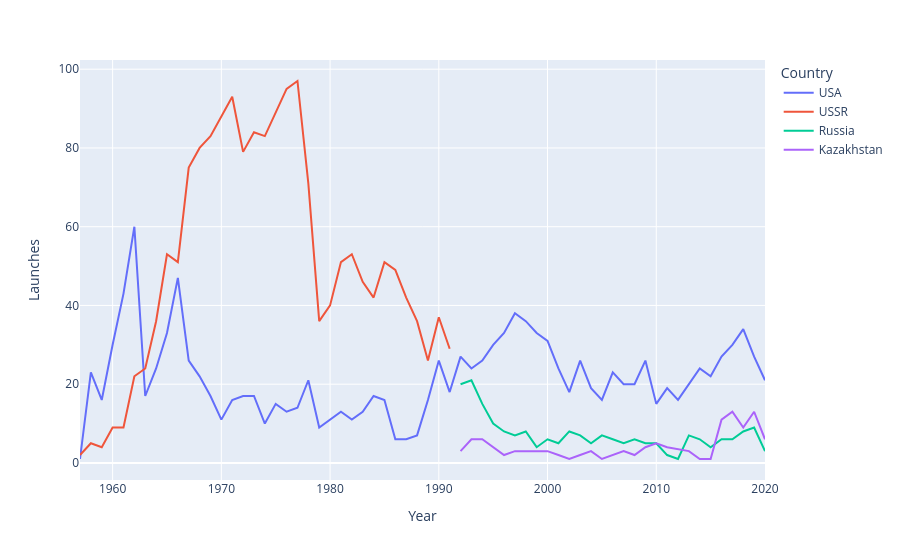

The notebook cell this image was saved under:
### Markdown cell above
## Create a Chart that Shows the Total Number of Launches Year-On-Year by the Two Superpowers

### Code cell
chart = px.line(df_USA_USSR,
                x="Year",
                y="Launches",
                color="Country")

chart.show()

### Figure 1 — Plotly figure (JSON) as saved in the notebook; plotly's stock layout.template omitted (floating-point values rounded to 4 significant figures)
{"data": [{"hovertemplate": "Country=USA<br>Year=%{x}<br>Launches=%{y}<extra></extra>", "legendgroup": "USA", "line": {"color": "#636efa", "dash": "solid"}, "marker": {"symbol": "circle"}, "mode": "lines", "name": "USA", "orientation": "v", "showlegend": true, "type": "scatter", "x": [1957, 1958, 1959, 1960, 1961, 1962, 1963, 1964, 1965, 1966, 1967, 1968, 1969, 1970, 1971, 1972, 1973, 1974, 1975, 1976, 1977, 1978, 1979, 1980, 1981, 1982, 1983, 1984, 1985, 1986, 1987, 1988, 1989, 1990, 1991, 1992, 1993, 1994, 1995, 1996, 1997, 1998, 1999, 2000, 2001, 2002, 2003, 2004, 2005, 2006, 2007, 2008, 2009, 2010, 2011, 2012, 2013, 2014, 2015, 2016, 2017, 2018, 2019, 2020], "xaxis": "x", "y": [1, 23, 16, 30, 43, 60, 17, 24, 33, 47, 26, 22, 17, 11, 16, 17, 17, 10, 15, 13, 14, 21, 9, 11, 13, 11, 13, 17, 16, 6, 6, 7, 16, 26, 18, 27, 24, 26, 30, 33, 38, 36, 33, 31, 24, 18, 26, 19, 16, 23, 20, 20, 26, 15, 19, 16, 20, 24, 22, 27, 30, 34, 27, 21], "yaxis": "y"}, {"hovertemplate": "Country=USSR<br>Year=%{x}<br>Launches=%{y}<extra></extra>", "legendgroup": "USSR", "line": {"color": "#EF553B", "dash": "solid"}, "marker": {"symbol": "circle"}, "mode": "lines", "name": "USSR", "orientation": "v", "showlegend": true, "type": "scatter", "x": [1957, 1958, 1959, 1960, 1961, 1962, 1963, 1964, 1965, 1966, 1967, 1968, 1969, 1970, 1971, 1972, 1973, 1974, 1975, 1976, 1977, 1978, 1979, 1980, 1981, 1982, 1983, 1984, 1985, 1986, 1987, 1988, 1989, 1990, 1991], "xaxis": "x", "y": [2, 5, 4, 9, 9, 22, 24, 36, 53, 51, 75, 80, 83, 88, 93, 79, 84, 83, 89, 95, 97, 71, 36, 40, 51, 53, 46, 42, 51, 49, 42, 36, 26, 37, 29], "yaxis": "y"}, {"hovertemplate": "Country=Russia<br>Year=%{x}<br>Launches=%{y}<extra></extra>", "legendgroup": "Russia", "line": {"color": "#00cc96", "dash": "solid"}, "marker": {"symbol": "circle"}, "mode": "lines", "name": "Russia", "orientation": "v", "showlegend": true, "type": "scatter", "x": [1992, 1993, 1994, 1995, 1996, 1997, 1998, 1999, 2000, 2001, 2002, 2003, 2004, 2005, 2006, 2007, 2008, 2009, 2010, 2011, 2012, 2013, 2014, 2015, 2016, 2017, 2018, 2019, 2020], "xaxis": "x", "y": [20, 21, 15, 10, 8, 7, 8, 4, 6, 5, 8, 7, 5, 7, 6, 5, 6, 5, 5, 2, 1, 7, 6, 4, 6, 6, 8, 9, 3], "yaxis": "y"}, {"hovertemplate": "Country=Kazakhstan<br>Year=%{x}<br>Launches=%{y}<extra></extra>", "legendgroup": "Kazakhstan", "line": {"color": "#ab63fa", "dash": "solid"}, "marker": {"symbol": "circle"}, "mode": "lines", "name": "Kazakhstan", "orientation": "v", "showlegend": true, "type": "scatter", "x": [1992, 1993, 1994, 1995, 1996, 1997, 1998, 1999, 2000, 2001, 2002, 2003, 2004, 2005, 2006, 2007, 2008, 2009, 2010, 2011, 2013, 2014, 2015, 2016, 2017, 2018, 2019, 2020], "xaxis": "x", "y": [3, 6, 6, 4, 2, 3, 3, 3, 3, 2, 1, 2, 3, 1, 2, 3, 2, 4, 5, 4, 3, 1, 1, 11, 13, 9, 13, 6], "yaxis": "y"}], "layout": {"legend": {"title": {"text": "Country"}, "tracegroupgap": 0}, "margin": {"t": 60}, "xaxis": {"anchor": "y", "domain": [0, 1], "title": {"text": "Year"}}, "yaxis": {"anchor": "x", "domain": [0, 1], "title": {"text": "Launches"}}}}
